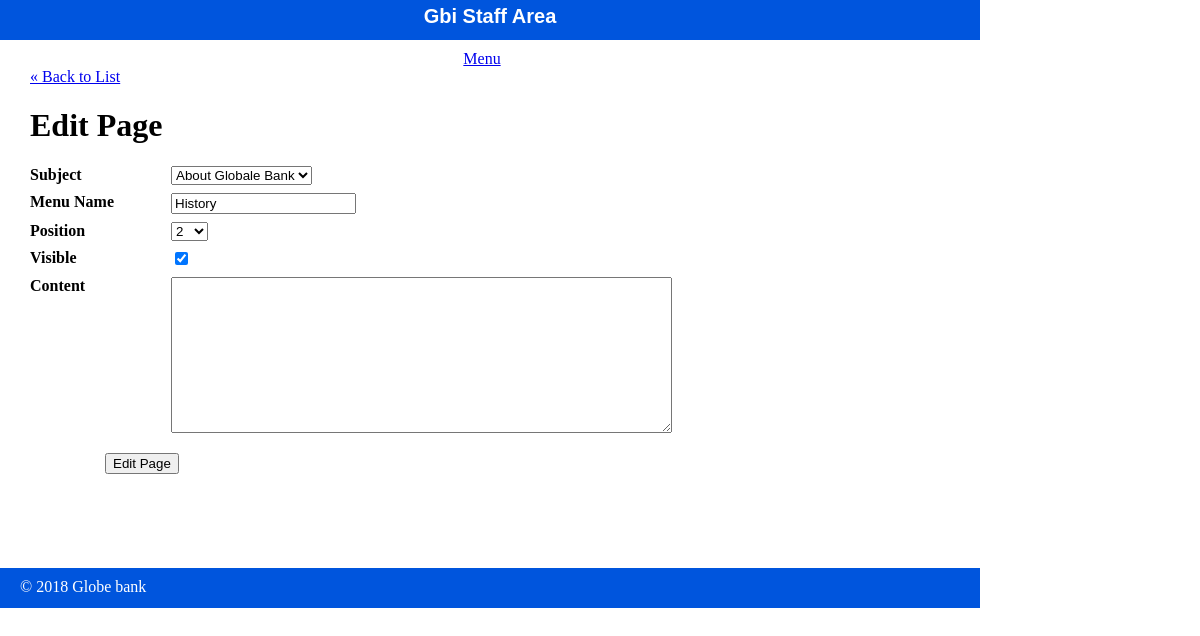
The page /staff/pages/edit.php?id=2 on the database as committed earlier.
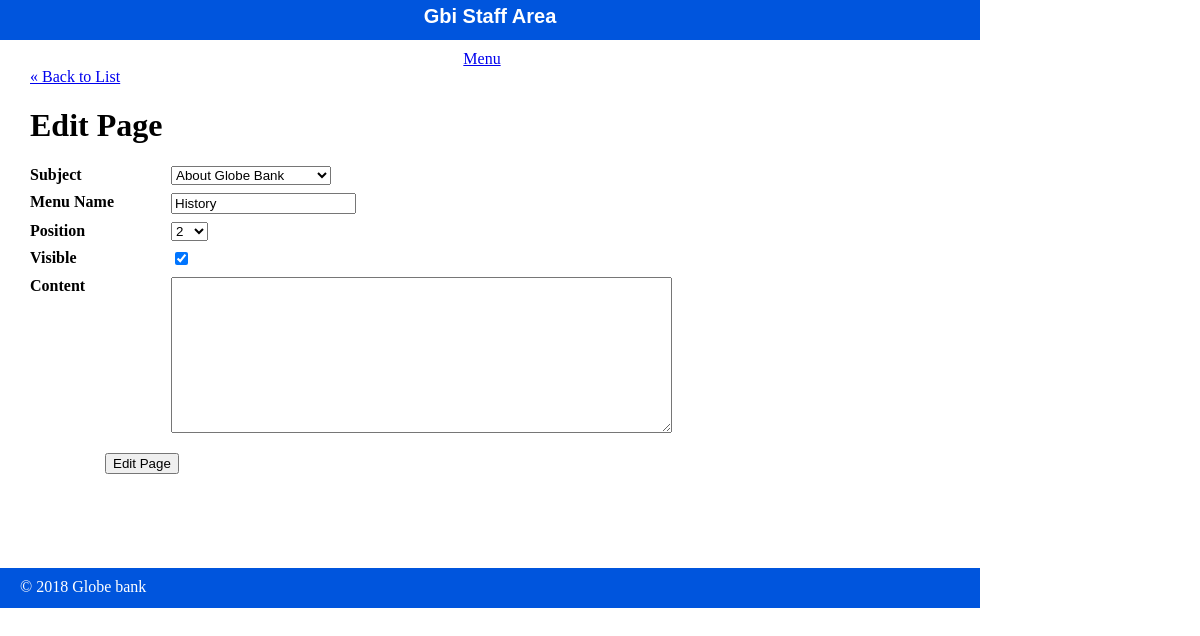
The same page on the database as committed later.
### tables this page shows
CREATE TABLE `page` (
  `id` int(11) NOT NULL,
  `subject_id` int(11) DEFAULT NULL,
  `page_name` varchar(255) DEFAULT NULL,
  `position` int(3) DEFAULT NULL,
  `visible` int(1) DEFAULT NULL,
  `content` text
);

CREATE TABLE `subjects` (
  `id` int(11) NOT NULL,
  `menu_name` varchar(255) DEFAULT NULL,
  `position` int(3) DEFAULT NULL,
  `visible` tinyint(1) DEFAULT NULL
);

### private/functions.php (called while the page is built, shortened)
<?php
function url_for($script_path){
  return WWW_ROOT . $script_path;
}
function u($string=""){
  return urlencode($string);
}
function h($string=""){
  return htmlspecialchars($string);
}
?>

### private/query_functions.php (called while the page is built, shortened)
<?php
  function find_all_subjects(){
    global $db;
    $sql = "SELECT * FROM subjects ";
    $sql .="ORDER BY position ASC";
    $result = mysqli_query($db, $sql);
    return $result;
  }
  function find_all_pages(){
    global $db;
    $sql = "SELECT * FROM page ";
    $sql .="ORDER BY subject_id ASC, position ASC";
    $result = mysqli_query($db, $sql);
    return $result;
  }
  function find_page_by_id($id){
    global $db;
    $sql = "SELECT * FROM page ";
    $sql .= "WHERE id='" . $id . "'";
    $result = mysqli_query($db, $sql);
    $page = mysqli_fetch_assoc($result);
    return $page;
  }
 ?>

### public/staff/pages/edit.php (the view, shortened to what this page needs)
<?php
require_once('../../../private/initialize.php');
$id = $_GET['id'];
if(is_post_request()) {
  $page = [];
  $page['id'] = $id;
  $page['subject_id'] = $_POST['subject_id'] ?? '';
  $page['page_name'] = $_POST['page_name'] ?? '';
  $page['position'] = $_POST['position'] ?? '';
  $page['visible'] = $_POST['visible'] ?? '';
  $page['content'] = $_POST['content'] ?? '';
  $result = update_page($page);
  redirect_to('/staff/pages/show.php?id=' . $id);
} else {
  $page = find_page_by_id($id);
  $page_set = find_all_pages();
  $page_count = mysqli_num_rows($page_set);
}
?>
<?php include(SHARED_PATH . '/staff_header.php'); ?>
<div id="content">
  <a class="back-link" href="<?php echo url_for('/staff/pages/index.php'); ?>">&laquo; Back to List</a>
  <div class="page edit">
    <h1>Edit Page</h1>
    <form action="<?php echo url_for('/staff/pages/edit.php?id=' . h(u($id))); ?>" method="post">
      <dl>
        <dt>Subject</dt>
        <dd>
          <select name="subject_id">
          <?php
            $subject_set = find_all_subjects();
            while($subject = mysqli_fetch_assoc($subject_set)) {
              echo "<option value=\"" . h($subject['id']) . "\"";
              if($page["subject_id"] == $subject['id']) {
                echo " selected";
              }
              echo ">" . h($subject['menu_name']) . "</option>";
            }
          ?>
          </select>
        </dd>
      </dl>
      <dl>
        <dt>Menu Name</dt>
        <dd><input type="text" name="page_name" value="<?php echo h($page['page_name']); ?>" /></dd>
      </dl>
      <dl>
        <dt>Position</dt>
        <dd>
          <select name="position">
            <?php
              for($i=1; $i <= $page_count; $i++) {
                echo "<option value=\"{$i}\"";
                if($page["position"] == $i) {
                  echo " selected";
                }
                echo ">{$i}</option>";
              }
            ?>
          </select>
        </dd>
      </dl>
      <dl>
        <dt>Visible</dt>
        <dd>
          <input type="checkbox" name="visible" value="1"<?php if($page['subject_id'] == "1") { echo " checked"; } ?> />
        </dd>
      </dl>
      <dl>
        <dt>Content</dt>
        <dd>
          <textarea name="content" cols="60" rows="10"><?php echo h($page['content']); ?></textarea>
        </dd>
      </dl>
      <div id="operations">
        <input type="submit" value="Edit Page" />
      </div>
    </form>
  </div>
</div>
<?php include(SHARED_PATH . '/staff_footer.php'); ?>

Rows that differ between the two databases and show on the page:
changed through a linked row, page "History": subject_id "About Globale Bank" → "About Globe Bank"
